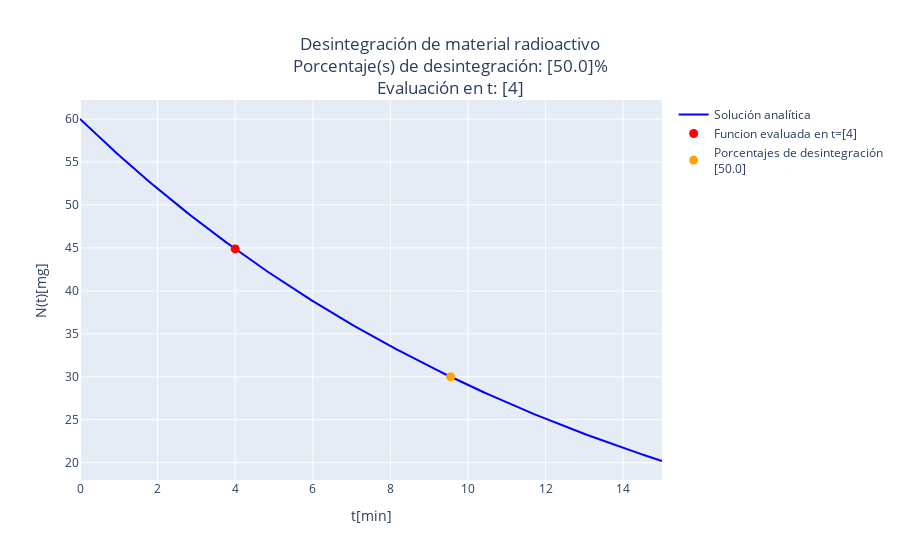

Here is the notebook cell this chart was saved with:
### Markdown cell above
### Graficar masa en un tiempo t y el tiempo que transcurre hasta alcanzar un porcentaje de desintegración

### Code cell
def marcadores(f, k, t_n, porcentajes):
    # Evaluar la función en los valores de tiempo
    valores_y = tuple(map(lambda t: f(t), t_n)) # Convert the list to a tuple

    # Encontrar el tiempo en el que se alcanza el porcentaje de desintegración
    porcentajes.sort(reverse=True) # Ordenar los porcentajes de mayor a menor
    t_porcentajes = tuple(map(lambda porcentaje: -np.log(porcentaje)/k, porcentajes)) # Convert the list to a tuple
    y_porcentajes = tuple(map(lambda t: f(t), t_porcentajes)) # Convert the list to a tuple

    # Graficar
    titulo = f'Desintegración de material radioactivo<br>Porcentaje(s) de desintegración: {[round(p*100,3) for p in porcentajes]}%<br>Evaluación en t: {[round(t_,3) for t_ in t_n]}' # Titulo de la gráfica
    eje_x = 't[min]' # Nombre del eje x
    eje_y = 'N(t)[mg]' # Nombre del eje y 
    fig = go.Figure() # Crear figura para graficar
    fig.update_layout(title=titulo, title_x=0.5, xaxis_title=eje_x, yaxis_title=eje_y) # Actualizar diseño de la gráfica
    fig.add_trace(plot_Analitica) # Agregar gráfica de la solución analítica a la figura
    plot_tiempos = go.Scatter(x=t_n, y=valores_y, name=f'Funcion evaluada en t={t_n}', marker=dict(color='red', size=9), mode='markers', showlegend=True) # Graficar los valores de tiempo
    fig.add_trace(plot_tiempos) # Agregar gráfica de los valores de tiempo
    plot_porcentajes = go.Scatter(x=t_porcentajes, y=y_porcentajes, name=f'Porcentajes de desintegración<br>{[p*100 for p in porcentajes]}', marker=dict(color='orange', size=9), mode='markers', showlegend=True) # Graficar el porcentaje de desintegración
    fig.add_trace(plot_porcentajes) # Agregar gráfica de los porcentajes de desintegración
    fig.show() # Mostrar figura
    return plot_tiempos, plot_porcentajes # Regresar gráfica de los valores de tiempo y porcentaje de desintegración

plot_Tiempos, plot_Porcentajes = marcadores(f_sol_analitica, k, t_n, porcentajes) # Graficar marcadores

### Figure 1 — Plotly figure (JSON) as saved in the notebook; plotly's stock layout.template omitted (floating-point values rounded to 4 significant figures; data arrays with more than 128 entries replaced by an {"elided": "..."} marker saying what was removed)
{"data": [{"line": {"color": "blue", "width": 2}, "mode": "lines", "name": "Solución analítica", "showlegend": true, "type": "scatter", "x": {"elided": "225 float values"}, "y": {"elided": "225 float values"}}, {"marker": {"color": "red", "size": 9}, "mode": "markers", "name": "Funcion evaluada en t=[4]", "showlegend": true, "type": "scatter", "x": [4], "y": [44.88]}, {"marker": {"color": "orange", "size": 9}, "mode": "markers", "name": "Porcentajes de desintegración<br>[50.0]", "showlegend": true, "type": "scatter", "x": [9.551], "y": [30.0]}], "layout": {"title": {"text": "Desintegración de material radioactivo<br>Porcentaje(s) de desintegración: [50.0]%<br>Evaluación en t: [4]", "x": 0.5}, "xaxis": {"title": {"text": "t[min]"}}, "yaxis": {"title": {"text": "N(t)[mg]"}}}}
